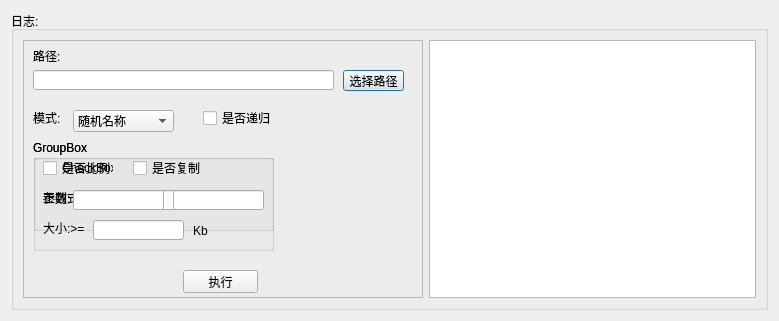
<?xml version="1.0" encoding="UTF-8"?>
<ui version="4.0">
 <class>Dialog</class>
 <widget class="QDialog" name="Dialog">
  <property name="geometry">
   <rect>
    <x>0</x>
    <y>0</y>
    <width>779</width>
    <height>296</height>
   </rect>
  </property>
  <property name="windowTitle">
   <string>Dialog</string>
  </property>
  <layout class="QHBoxLayout" name="horizontalLayout_3">
   <item>
    <widget class="QGroupBox" name="groupBox">
     <property name="title">
      <string>日志:</string>
     </property>
     <layout class="QHBoxLayout" name="horizontalLayout_4">
      <item>
       <widget class="QFrame" name="frame">
        <property name="minimumSize">
         <size>
          <width>400</width>
          <height>258</height>
         </size>
        </property>
        <property name="maximumSize">
         <size>
          <width>400</width>
          <height>258</height>
         </size>
        </property>
        <property name="frameShape">
         <enum>QFrame::StyledPanel</enum>
        </property>
        <property name="frameShadow">
         <enum>QFrame::Raised</enum>
        </property>
        <widget class="QLineEdit" name="lineEdit">
         <property name="geometry">
          <rect>
           <x>10</x>
           <y>30</y>
           <width>301</width>
           <height>20</height>
          </rect>
         </property>
        </widget>
        <widget class="QPushButton" name="pushButton_2">
         <property name="geometry">
          <rect>
           <x>320</x>
           <y>30</y>
           <width>61</width>
           <height>21</height>
          </rect>
         </property>
         <property name="text">
          <string>选择路径</string>
         </property>
        </widget>
        <widget class="QComboBox" name="comboBox">
         <property name="geometry">
          <rect>
           <x>50</x>
           <y>70</y>
           <width>101</width>
           <height>22</height>
          </rect>
         </property>
         <item>
          <property name="text">
           <string>随机名称</string>
          </property>
         </item>
         <item>
          <property name="text">
           <string>分类整理</string>
          </property>
         </item>
         <item>
          <property name="text">
           <string>时间排序</string>
          </property>
         </item>
         <item>
          <property name="text">
           <string>正则提取</string>
          </property>
         </item>
         <item>
          <property name="text">
           <string>图片条件</string>
          </property>
         </item>
        </widget>
        <widget class="QLabel" name="label">
         <property name="geometry">
          <rect>
           <x>10</x>
           <y>10</y>
           <width>54</width>
           <height>12</height>
          </rect>
         </property>
         <property name="font">
          <font>
           <weight>50</weight>
           <bold>false</bold>
          </font>
         </property>
         <property name="text">
          <string>路径:</string>
         </property>
        </widget>
        <widget class="QPushButton" name="pushButton">
         <property name="geometry">
          <rect>
           <x>160</x>
           <y>230</y>
           <width>75</width>
           <height>23</height>
          </rect>
         </property>
         <property name="text">
          <string>执行</string>
         </property>
        </widget>
        <widget class="QLabel" name="label_2">
         <property name="geometry">
          <rect>
           <x>10</x>
           <y>70</y>
           <width>31</width>
           <height>16</height>
          </rect>
         </property>
         <property name="text">
          <string>模式:</string>
         </property>
        </widget>
        <widget class="QCheckBox" name="checkBox">
         <property name="geometry">
          <rect>
           <x>180</x>
           <y>70</y>
           <width>81</width>
           <height>16</height>
          </rect>
         </property>
         <property name="text">
          <string>是否递归</string>
         </property>
        </widget>
        <widget class="QGroupBox" name="groupBox_2">
         <property name="enabled">
          <bool>true</bool>
         </property>
         <property name="geometry">
          <rect>
           <x>10</x>
           <y>100</y>
           <width>241</width>
           <height>91</height>
          </rect>
         </property>
         <property name="title">
          <string>GroupBox</string>
         </property>
         <widget class="QLineEdit" name="lineEdit_2">
          <property name="geometry">
           <rect>
            <x>50</x>
            <y>50</y>
            <width>171</width>
            <height>20</height>
           </rect>
          </property>
         </widget>
         <widget class="QCheckBox" name="checkBox_2">
          <property name="geometry">
           <rect>
            <x>10</x>
            <y>20</y>
            <width>71</width>
            <height>16</height>
           </rect>
          </property>
          <property name="text">
           <string>CheckBox</string>
          </property>
         </widget>
         <widget class="QLabel" name="label_3">
          <property name="geometry">
           <rect>
            <x>10</x>
            <y>50</y>
            <width>51</width>
            <height>16</height>
           </rect>
          </property>
          <property name="text">
           <string>正则式:</string>
          </property>
         </widget>
        </widget>
        <widget class="QGroupBox" name="groupBox_3">
         <property name="enabled">
          <bool>true</bool>
         </property>
         <property name="geometry">
          <rect>
           <x>10</x>
           <y>100</y>
           <width>241</width>
           <height>111</height>
          </rect>
         </property>
         <property name="title">
          <string>GroupBox</string>
         </property>
         <widget class="QCheckBox" name="checkBox_3">
          <property name="geometry">
           <rect>
            <x>10</x>
            <y>20</y>
            <width>71</width>
            <height>16</height>
           </rect>
          </property>
          <property name="text">
           <string>是否比例</string>
          </property>
         </widget>
         <widget class="QLabel" name="label_4">
          <property name="geometry">
           <rect>
            <x>10</x>
            <y>50</y>
            <width>51</width>
            <height>16</height>
           </rect>
          </property>
          <property name="text">
           <string>参数:</string>
          </property>
         </widget>
         <widget class="QLabel" name="label_5">
          <property name="geometry">
           <rect>
            <x>10</x>
            <y>80</y>
            <width>51</width>
            <height>16</height>
           </rect>
          </property>
          <property name="text">
           <string>大小:&gt;=</string>
          </property>
         </widget>
         <widget class="QLineEdit" name="lineEdit_3">
          <property name="geometry">
           <rect>
            <x>40</x>
            <y>50</y>
            <width>91</width>
            <height>20</height>
           </rect>
          </property>
         </widget>
         <widget class="QLineEdit" name="lineEdit_4">
          <property name="geometry">
           <rect>
            <x>140</x>
            <y>50</y>
            <width>91</width>
            <height>20</height>
           </rect>
          </property>
         </widget>
         <widget class="QLineEdit" name="lineEdit_5">
          <property name="geometry">
           <rect>
            <x>60</x>
            <y>80</y>
            <width>91</width>
            <height>20</height>
           </rect>
          </property>
         </widget>
         <widget class="QLabel" name="label_6">
          <property name="geometry">
           <rect>
            <x>160</x>
            <y>80</y>
            <width>51</width>
            <height>21</height>
           </rect>
          </property>
          <property name="text">
           <string>Kb</string>
          </property>
         </widget>
         <widget class="QCheckBox" name="checkBox_4">
          <property name="geometry">
           <rect>
            <x>100</x>
            <y>20</y>
            <width>71</width>
            <height>16</height>
           </rect>
          </property>
          <property name="text">
           <string>是否复制</string>
          </property>
         </widget>
        </widget>
       </widget>
      </item>
      <item>
       <widget class="QPlainTextEdit" name="plainTextEdit"/>
      </item>
     </layout>
    </widget>
   </item>
  </layout>
 </widget>
 <resources/>
 <connections/>
</ui>
